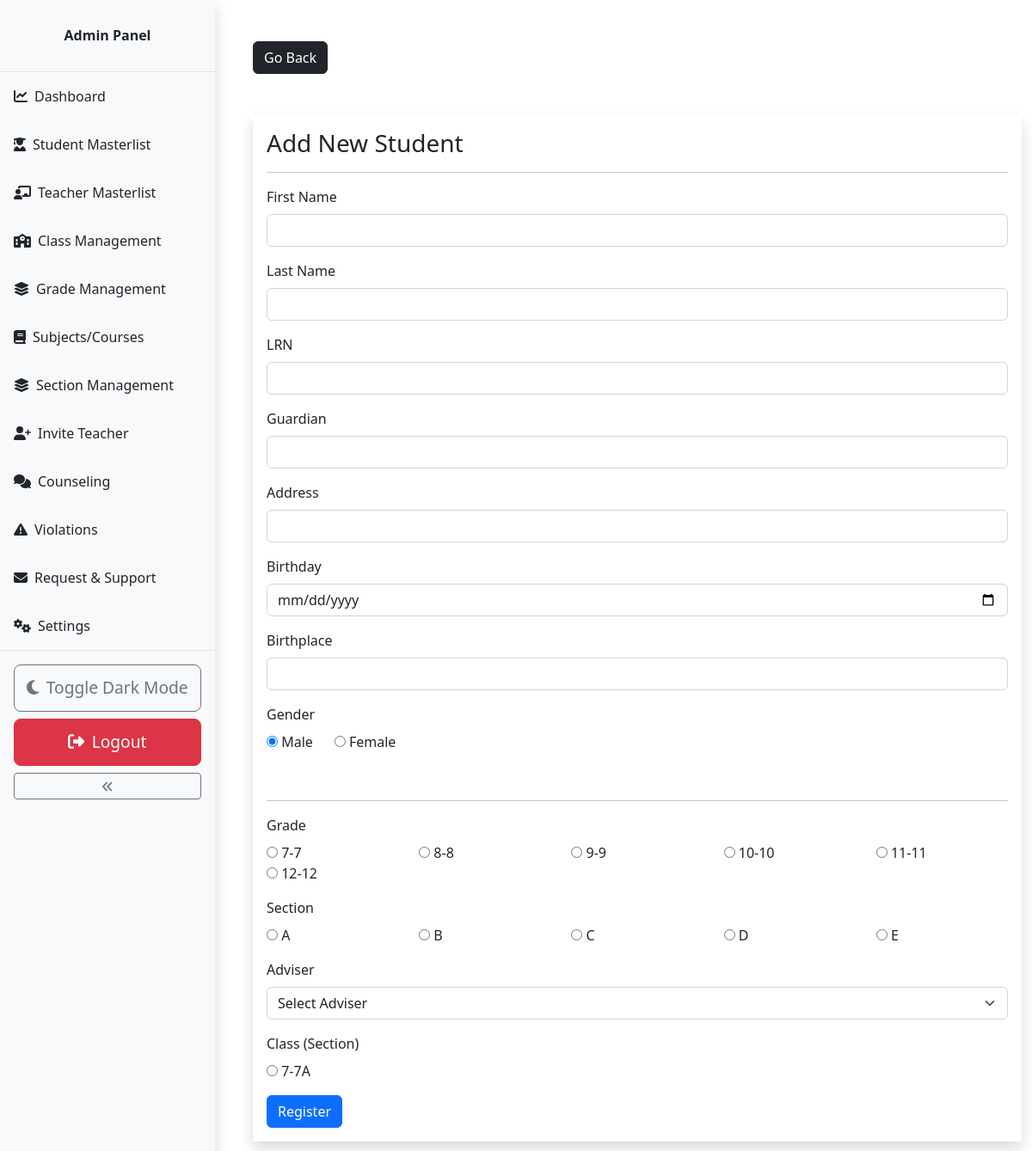
/admin/student-add.php (signed in), run on the app's committed database.
### tables this page shows
CREATE TABLE `grades` (
  `grade_id` int(11) NOT NULL,
  `grade` varchar(31) NOT NULL,
  `grade_code` varchar(7) NOT NULL
);

CREATE TABLE `section` (
  `section_id` int(11) NOT NULL,
  `section` varchar(7) NOT NULL
);

CREATE TABLE `class` (
  `class_id` int(11) NOT NULL,
  `grade` int(11) NOT NULL,
  `section` int(11) NOT NULL
);

### admin/data/grade.php (called while the page is built, shortened)
<?php
function getAllGrades($conn){
   $sql = "SELECT * FROM grades";
   $stmt = $conn->prepare($sql);
   $stmt->execute();
   if ($stmt->rowCount() >= 1) {
     $grades = $stmt->fetchAll();
     return $grades;
   }else {
    return 0;
   }
}
function getGradeById($grade_id, $conn){
   $sql = "SELECT * FROM grades
           WHERE grade_id=?";
   $stmt = $conn->prepare($sql);
   $stmt->execute([$grade_id]);
   if ($stmt->rowCount() == 1) {
     $grade = $stmt->fetch();
     return $grade;
   }else {
    return 0;
   }
}

### admin/data/section.php (called while the page is built, shortened)
<?php
function getAllSections($conn){
   $sql = "SELECT * FROM section";
   $stmt = $conn->prepare($sql);
   $stmt->execute();
   if ($stmt->rowCount() >= 1) {
     $sections = $stmt->fetchAll();
     return $sections;
   }else {
    return 0;
   }
}
function getSectioById($section_id, $conn){
   $sql = "SELECT * FROM section
           WHERE section_id=?";
   $stmt = $conn->prepare($sql);
   $stmt->execute([$section_id]);
   if ($stmt->rowCount() == 1) {
     $section = $stmt->fetch();
     return $section;
   }else {
    return 0;
   }
}

### admin/data/class.php (called while the page is built, shortened)
<?php
function getAllClasses($conn){
   $sql = "SELECT * FROM class";
   $stmt = $conn->prepare($sql);
   $stmt->execute();
   if ($stmt->rowCount() >= 1) {
     $classes = $stmt->fetchAll();
     return $classes;
   }else {
    return 0;
   }
}

### admin/student-add.php (the view, shortened to what this page needs)
<?php
if (isset($_SESSION['admin_id']) &&
    isset($_SESSION['role'])) {
    if ($_SESSION['role'] == 'Admin') {
       include "../DB_connection.php";
       include "data/grade.php";
       include "data/section.php";
       include "data/teacher.php";
       include "data/class.php";
       $grades = getAllGrades($conn);
       $sections = getAllSections($conn);
       $classes = getAllClasses($conn);
       $fname = '';
       $lname = '';
       $lrn = '';
       $guardian = '';
       $address = '';
       $birthday = '';
       $birthplace = '';
 ?>
<!DOCTYPE html>
<html lang="en">
<head>
    <link rel="stylesheet" href="https://cdn.jsdelivr.net/npm/bootstrap@5.2.0/dist/css/bootstrap.min.css">
    <link rel="stylesheet" href="../css/style.css">
    <link rel="stylesheet" href="css/admin.css">
</head>
<body>
    <?php
        include "inc/navbar.php";
     ?>
     <div class="container mt-5">
        <a href="student.php"
           class="btn btn-dark">Go Back</a>
        <form method="post"
              class="shadow p-3 mt-5 form-w"
              action="req/student-add.php">
        <h3>Add New Student</h3><hr>
        <div class="mb-3">
          <label class="form-label">First Name</label>
          <input type="text"
                 class="form-control"
                 value="<?=$fname?>"
                 name="fname" required>
        </div>
        <div class="mb-3">
          <label class="form-label">Last Name</label>
          <input type="text"
                 class="form-control"
                 value="<?=$lname?>"
                 name="lname" required>
        </div>
        <div class="mb-3">
          <label class="form-label">LRN</label>
          <input type="text"
                 class="form-control"
                 value="<?=$lrn?>"
                 name="lrn" required>
        </div>
        <div class="mb-3">
          <label class="form-label">Guardian</label>
          <input type="text"
                 class="form-control"
                 value="<?=$guardian?>"
                 name="guardian" required>
        </div>
        <div class="mb-3">
          <label class="form-label">Address</label>
          <input type="text"
                 class="form-control"
                 value="<?=$address?>"
                 name="address" required>
        </div>
        <div class="mb-3">
          <label class="form-label">Birthday</label>
          <input type="date"
                 class="form-control"
                 value="<?=$birthday?>"
                 name="birthday" required>
        </div>
        <div class="mb-3">
          <label class="form-label">Birthplace</label>
          <input type="text"
                 class="form-control"
                 value="<?=$birthplace?>"
                 name="birthplace" required>
        </div>
        <div class="mb-3">
          <label class="form-label">Gender</label><br>
          <input type="radio"
                 value="Male"
                 checked
                 name="gender"> Male
                 &nbsp;&nbsp;&nbsp;&nbsp;
          <input type="radio"
                 value="Female"
                 name="gender"> Female
        </div><br><hr>
        <div class="mb-3">
          <label class="form-label">Grade</label>
          <div class="row row-cols-5">
            <?php foreach ($grades as $grade): ?>
            <div class="col">
              <input type="radio"
                     name="grade"
                     value="<?=$grade['grade_id']?>" required>
                     <?=$grade['grade_code']?>-<?=$grade['grade']?>
            </div>
            <?php endforeach ?>
          </div>
        </div>
        <div class="mb-3">
          <label class="form-label">Section</label>
          <div class="row row-cols-5">
            <?php foreach ($sections as $section): ?>
            <div class="col">
              <input type="radio"
                     name="section"
                     value="<?=$section['section_id']?>" required>
                     <?=$section['section']?>
            </div>
            <?php endforeach ?>
          </div>
        </div>
        <div class="mb-3">
          <label class="form-label">Adviser</label>
          <select name="adviser" class="form-select" required>
            <option value="">Select Adviser</option>
          </select>
        </div>
        <div class="mb-3">
          <label class="form-label">Class (Section)</label>
          <div class="row row-cols-5">
            <?php foreach ($classes as $class):
              $grade = getGradeById($class['grade'], $conn);
              $section = getSectioById($class['section'], $conn);
              $label = $grade['grade_code'].'-'.$grade['grade'].$section['section'];
            ?>
            <div class="col">
              <input type="radio"
                     name="class_id"
                     value="<?=$class['class_id']?>" required>
                     <?=$label?>
            </div>
            <?php endforeach ?>
          </div>
        </div>
      <button type="submit" class="btn btn-primary">Register</button>
     </form>
     </div>
</body>
</html>
<?php
  }else {
    header("Location: ../login.php");
    exit;
  }
}else {
    header("Location: ../login.php");
    exit;
}
?>

### css/style.css (style rules this page uses)
body, html { height: 100%; margin: 0; overflow: hidden; }

### admin/css/admin.css (style rules this page uses)
body { margin: 0; padding: 0; display: flex; }

### admin/student-add.php (style rules this page uses)
body { overflow-y: auto; }
.container { max-height: 90vh; overflow-y: auto; }

### data on the page
grades: grade_code "7", grade "7"
grades: grade_code "8", grade "8"
grades: grade_code "9", grade "9"
grades: grade_code "10", grade "10"
grades: grade_code "11", grade "11"
grades: grade_code "12", grade "12"
section: section "A"
section: section "B"
section: section "C"
section: section "D"
section: section "E"
class: grades.grade_code+grade "7-7A"
